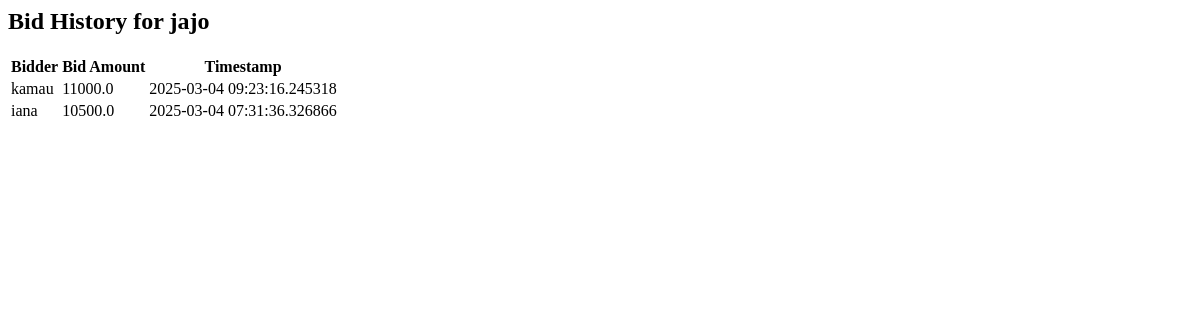
The app's page /admin/bids/history/1, older data.
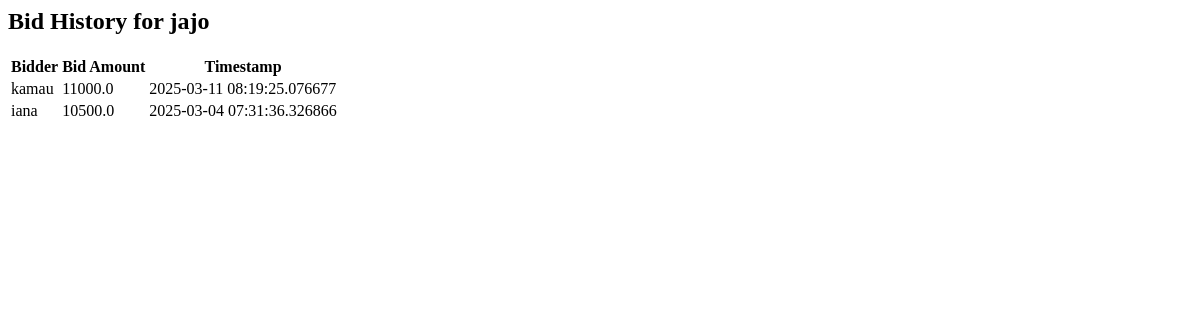
The same page, newer data.
### models.py (models this page shows)
class Bid(db.Model):
    id = db.Column(db.Integer, primary_key=True)
    user_id = db.Column(db.Integer, db.ForeignKey('user.id'), nullable=False)
    auction_id = db.Column(db.Integer, db.ForeignKey('auction_item.id'), nullable=False)
    bid_amount = db.Column(db.Float, nullable=False)
    timestamp = db.Column(db.DateTime, default=datetime.now)
    user = db.relationship('User', backref='bids')

class User(UserMixin, db.Model):
    id = db.Column(db.Integer, primary_key=True)
    username = db.Column(db.String(50), unique=True, nullable=False)
    password = db.Column(db.String(100), nullable=False)
    is_admin = db.Column(db.Boolean, default=False)

### app.py (the view)
@app.route('/admin/bids/history/<int:item_id>')
def view_bid_history(item_id):
    auction = AuctionItem.query.get(item_id)  # Fetch auction item
    if not auction:
        abort(404)  # Handle the case where the auction item does not exist
    bids = Bid.query.filter_by(auction_id=item_id).order_by(Bid.timestamp.desc()).all()
    return render_template('view_bid_history.html', bids=bids, item_id=item_id, auction=auction)

### app.py (called while the page is built)
@app.context_processor
def inject_user_model():
    from models import User  # Import your User model here
    return dict(User=User)

### templates/view_bid_history.html
<h2>Bid History for {{ auction.title }}</h2>
<table>
    <tr>
        <th>Bidder</th>
        <th>Bid Amount</th>
        <th>Timestamp</th>
    </tr>
    {% for bid in bids %}
    <tr>
        <td>{{ bid.user.username }}</td>
        <td>{{ bid.bid_amount }}</td>
        <td>{{ bid.timestamp }}</td>
    </tr>
    {% endfor %}
</table>

Row changes from the older to the newer data that the page shows:
changed Bid "kamau": timestamp "2025-03-04 09:23:16.245318" → "2025-03-11 08:19:25.076677"
